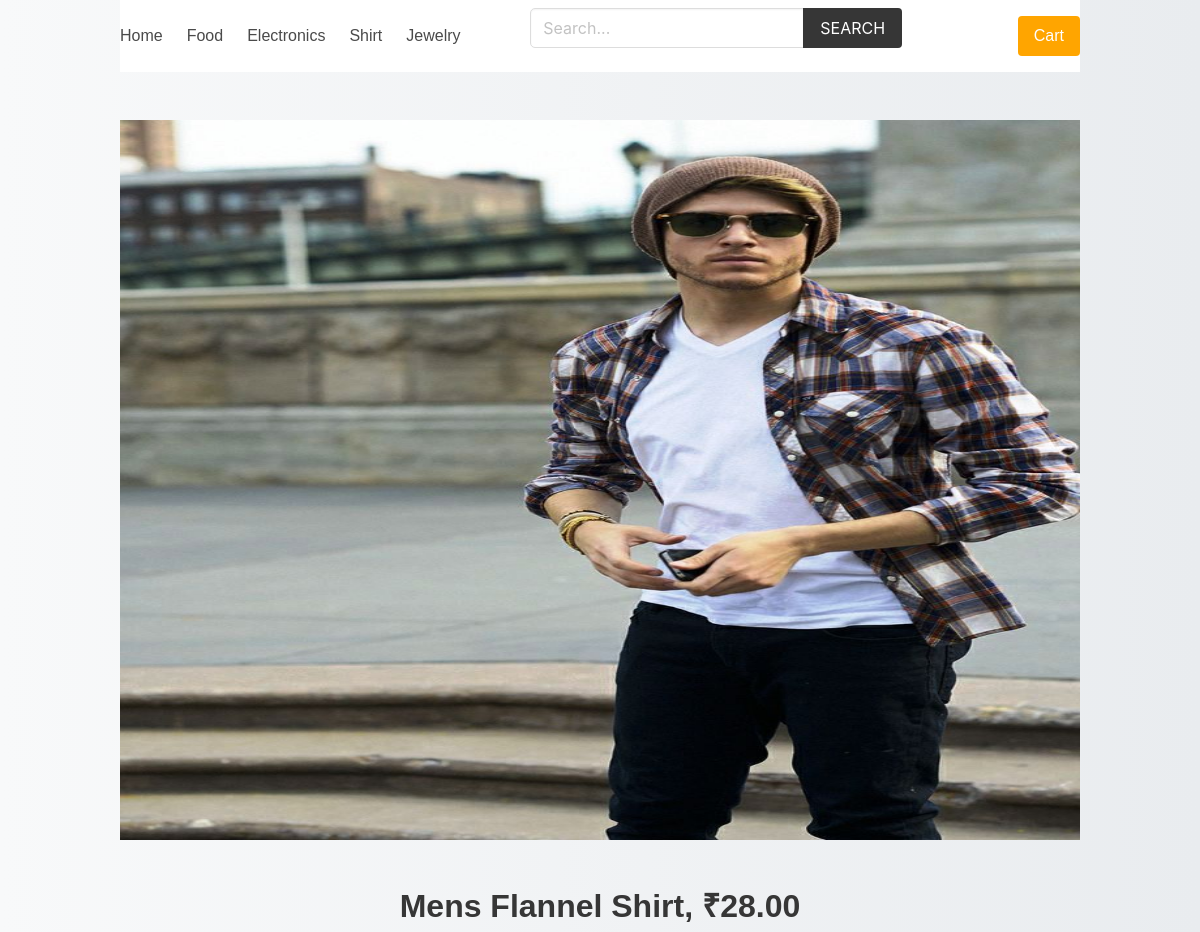
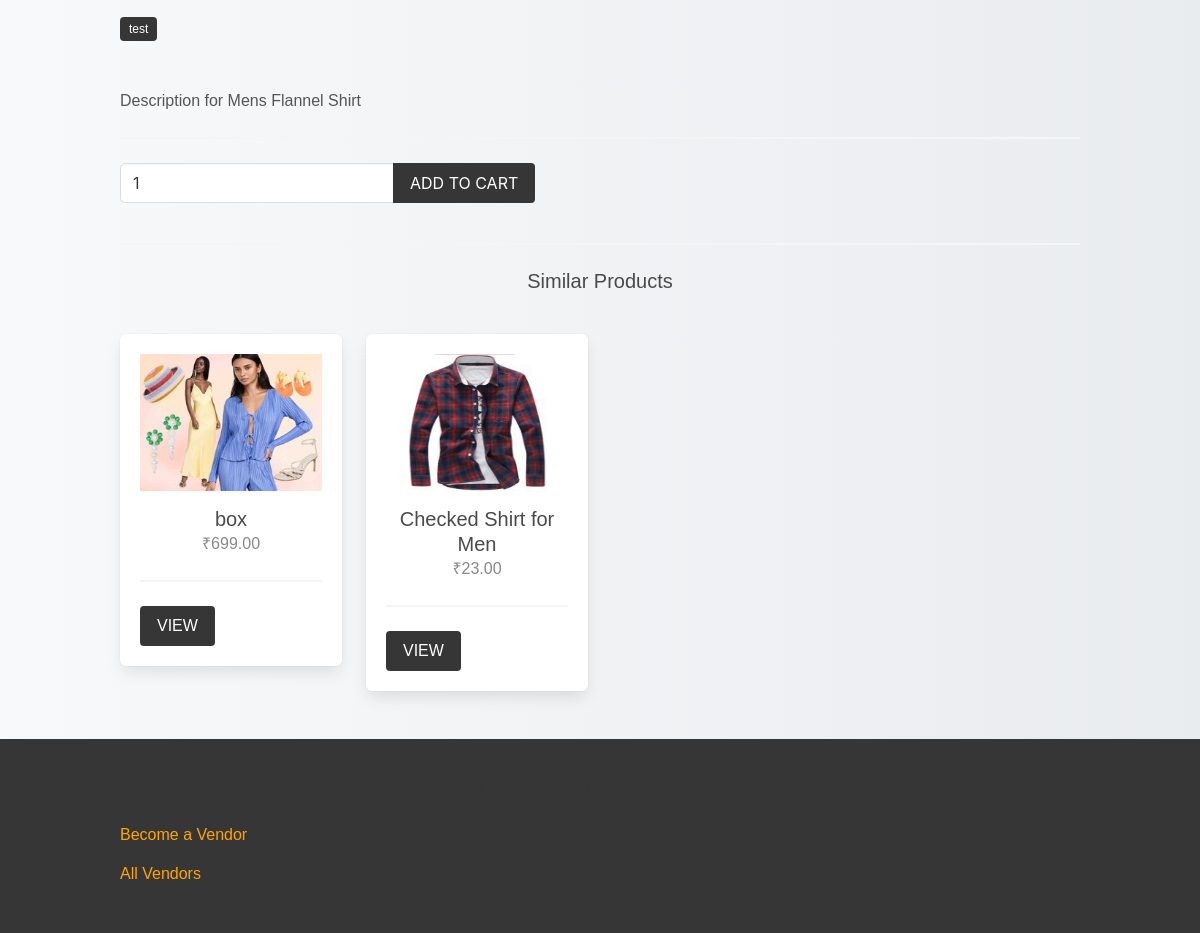
/product/shirt/mens-flannel-shirt/, run on the app's committed database (2 pictures, top to bottom).
### product/models.py (models this page shows, shortened)
class Category(models.Model):
    title = models.CharField(max_length=50)
    slug = models.SlugField(max_length=55)
    ordering = models.IntegerField(default=0)
    class Meta:
        ordering = ['ordering']

class Product(models.Model):
    category = models.ForeignKey(Category, related_name='products', on_delete=models.CASCADE)
    vendor = models.ForeignKey(Vendor, related_name="products", on_delete=models.CASCADE)
    title = models.CharField(max_length=50)
    slug = models.SlugField(max_length=55)
    description = models.TextField(blank=True, null=True)
    price = models.DecimalField(max_digits=6, decimal_places=2)
    added_date = models.DateTimeField(auto_now_add=True)
    image = models.ImageField(upload_to='uploads/', blank=True, null=True)
    thumbnail = models.ImageField(upload_to='uploads/', blank=True, null=True) # Change uploads to thumbnails
    class Meta:
        ordering = ['-added_date']
    def get_thumbnail(self):
        if self.thumbnail:
            return self.thumbnail.url

### vendor/models.py (models this page shows, shortened)
class Vendor(models.Model):
    name = models.CharField(max_length=255)
    created_at = models.DateTimeField(auto_now_add=True)
    created_by = models.OneToOneField(User, related_name='vendor', on_delete=models.CASCADE)
    class Meta:
        ordering = ['name']

### product/views.py (the view)
# urls.py: path('<slug:category_slug>/<slug:product_slug>/', views.product, name="product"),
def product(request, category_slug, product_slug):
    cart = Cart(request)
    product = get_object_or_404(Product, category__slug=category_slug, slug=product_slug)
    if request.method == 'POST':
        form = AddToCartForm(request.POST)
        if form.is_valid():
            quantity = form.cleaned_data['quantity']
            cart.add(product_id=product.id, quantity=quantity, update_quantity=False)
            messages.success(request, "The product was added to the cart.")
            return redirect('product:product', category_slug=category_slug, product_slug=product_slug)
    else:
        form = AddToCartForm()
    similar_products = list(product.category.products.exclude(id=product.id))
    if len(similar_products) >= 4:
        similar_products = random.sample(similar_products, 4)
    context = {
        'product': product,
        'similar_products': similar_products,
        'form': form,
    }
    return render(request, 'product/product.html', context)

### product/forms.py
class AddToCartForm(forms.Form):
    quantity = forms.IntegerField()

### cart/cart.py (called while the page is built)
    def __len__(self):
        return sum(item['quantity'] for item in self.cart.values())

### cart/context_processors.py (called while the page is built)
def cart(request):
    return {'cart': Cart(request)}

### product/context_processors.py (called while the page is built)
def menu_categories(request):
    categories = Category.objects.all()
    return {'categories': categories}

### templates/product/product.html (shortened to what this page needs)
{% extends 'core/base.html' %}
{% block content %}
    {% if product.image %}
        <figure class="image is-4by3 mb-6">
            <img src="{{product.image.url}}" alt="{{product.title}}">
        </figure>
    {% endif %}
    <h1 class="title">{{product.title}}, ₹{{product.price}}</h1>
    <p class="mb-6">
        <span class="tag is-dark">{{ product.vendor.name }}</span>
    </p>
    <p>{{product.description}}</p>
    <hr>
    <form method="post" action="">
        <div class="field has-addons">
            <div class="control">
                <input type="number" name="quantity" value="1" class="input" min="1" id="">
            </div>
            <div class="control">
                <button class="button is-dark is-uppercase">Add to Cart</button>
            </div>
        </div>
    </form>
    {% if similar_products %}
        <hr>
        <div class="columns is-multiline">
            <div class="column is-12">
                <h2 class="subtitle">Similar Products</h2>
            </div>
            {% for product in similar_products %}
                {% include 'product/parts/list_item.html' %}
            {% endfor %}
        </div>
    {% endif %}
{% endblock content %}

### templates/core/base.html (shortened to what this page needs)
{% load static %}
<!DOCTYPE html>
<html lang="en">
<head>
    <link rel="stylesheet" href="https://cdn.jsdelivr.net/npm/bulma@0.9.2/css/bulma.min.css">
    <link rel="stylesheet" href="{% static 'css/main.css' %}">
</head>
<body>
    <div class="container">
        <nav class="navbar" role="navigation" aria-label="main navigation">
            <div id="navbarBasicExample" class="navbar-menu">
                <div class="navbar-start">
                    <a class="navbar-item" href="{% url 'core:home' %}">
                        Home
                    </a>
                    {% for category in categories %}
                        <a class="navbar-item" href="{% url 'product:category' category.slug %}">
                            {{category.title}}
                        </a>
                    {% endfor %}
                </div>
                <div class="navbar-start">
                    <div class="navbar-item">
                        <form method="get" action="{% url 'product:search' %}">
                            <div class="field has-addons">
                                <div class="control">
                                    <input type="search" name="query" id="" class="input" placeholder="Search...">
                                </div>
                                <div class="control">
                                    <button class="button is-dark is-uppercase">Search</button>
                                </div>
                            </div>
                        </form>
                    </div>
                </div>
                <div class="navbar-end">
                    <div class="navbar-item">
                        <a href="{% url 'cart:cart' %}" class="button is-warning">Cart {% if cart %}({{cart|length}}){% endif %}</a>
                    </div>
                </div>
            </div>
        </nav>
    </div>
    <section class="section">
        <div class="container">
            {% block content %}{% endblock content %}
        </div>
    </section>
    <footer class="footer">
        <div class="container">
            <h3 class="is-size-4 mb-4">Multi Vendor E-Commerce</h3>
            {% if request.user.is_authenticated %}
                <a href="{% url 'vendor:vendor-admin' %}">Vendor Admin</a>
            {% else %}
                <a href="{% url 'vendor:become-vendor' %}">Become a Vendor</a>
            {% endif %}
            <br>
            <a href="{% url 'vendor:vendors' %}">All Vendors</a>
        </div>
    </footer>
</body>
</html>

### templates/product/parts/list_item.html
<div class="column is-3 product-list-item">
                <div class="box">
                    <figure class="image is-4by3 mb-4">
                        <img src="{{ product.get_thumbnail }}" alt="{{product.title}}">
                    </figure>
                    <h2 class="subtitle">{{product.title}}</h2>
                    <h3 class="price is-size-6 mb-5">₹{{product.price}}</h3>
                    <hr>
                    <a href="{% url 'product:product' product.category.slug product.slug %}" class="button is-dark is-uppercase">View</a>
                </div>
            </div>

### core/static/css/main.css (style rules this page uses)
.footer a { margin-bottom: 15px; display: inline-block; color: #444; }
.product-list-item .box .subtitle { margin-bottom: 0; }
.product-list-item .box .price { color: #888; }

### data on the page
Category: title "Food"
Category: title "Electronics"
Category: title "Shirt"
Category: title "Jewelry"
Product: image (picture), title "Mens Flannel Shirt", price "28.00", vendor.name "test", description "Description for Mens Flannel Shirt"
Product: get_thumbnail (picture), title "box", price "699.00"
Product: get_thumbnail (picture), title "Checked Shirt for Men", price "23.00"
